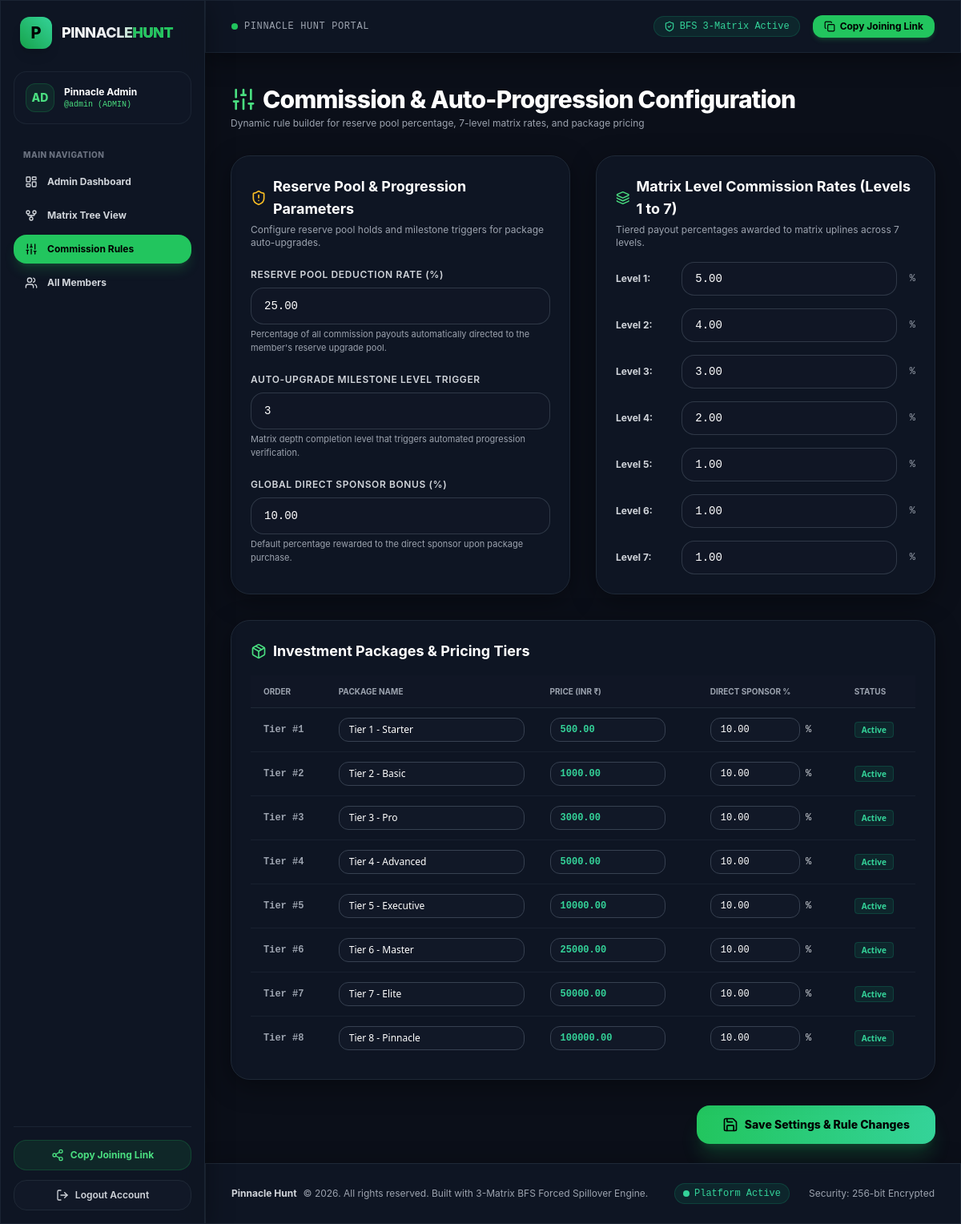
Page /index.php?page=admin_settings (signed in) on the earlier database version.
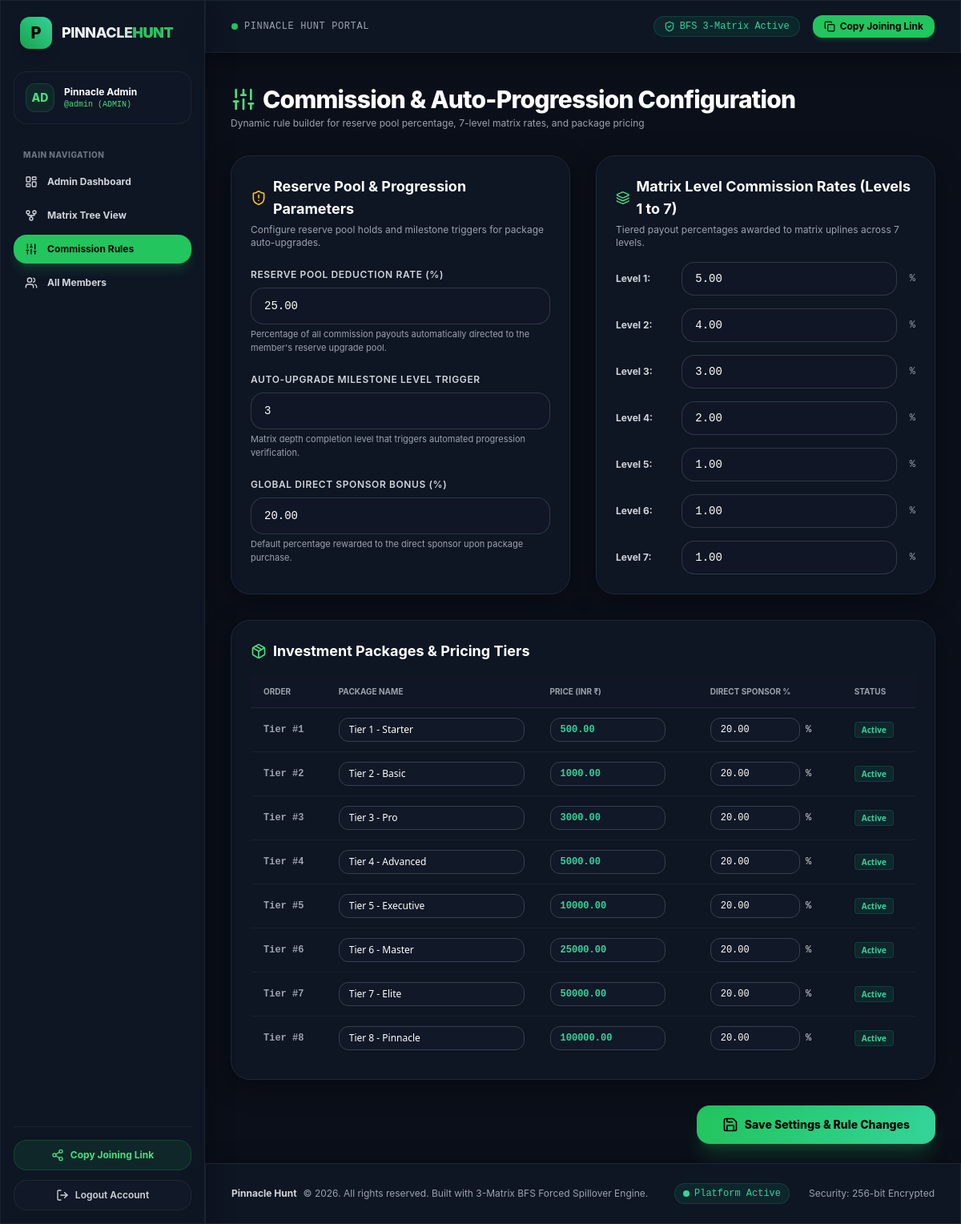
Same page on the later database version.
### tables this page shows
CREATE TABLE `users` (
    `id` INT AUTO_INCREMENT PRIMARY KEY,
    `username` VARCHAR(50) NOT NULL UNIQUE,
    `email` VARCHAR(100) NOT NULL UNIQUE,
    `password` VARCHAR(255) NOT NULL,
    `full_name` VARCHAR(100) NOT NULL,
    `phone` VARCHAR(20) DEFAULT NULL,
    `role` ENUM('admin', 'user') NOT NULL DEFAULT 'user',
    `sponsor_id` INT DEFAULT NULL,
    `wallet_balance` DECIMAL(15,2) NOT NULL DEFAULT 0.00,
    `reserve_balance` DECIMAL(15,2) NOT NULL DEFAULT 0.00,
    `status` ENUM('active', 'suspended') NOT NULL DEFAULT 'active',
    `created_at` DATETIME NOT NULL DEFAULT CURRENT_TIMESTAMP,
    FOREIGN KEY (`sponsor_id`) REFERENCES `users`(`id`) ON DELETE SET NULL
);

CREATE TABLE `packages` (
    `id` INT AUTO_INCREMENT PRIMARY KEY,
    `name` VARCHAR(100) NOT NULL,
    `price` DECIMAL(15,2) NOT NULL,
    `direct_commission_percent` DECIMAL(5,2) NOT NULL DEFAULT 20.00,
    `sort_order` INT NOT NULL DEFAULT 1,
    `status` ENUM('active', 'inactive') NOT NULL DEFAULT 'active',
    `created_at` DATETIME NOT NULL DEFAULT CURRENT_TIMESTAMP
);

### src/Controllers/AdminController.php (called while the page is built, shortened)
<?php
require_once __DIR__ . '/../../config/app.php';
require_once __DIR__ . '/../Models/Package.php';
require_once __DIR__ . '/../Models/Settings.php';
class AdminController {
    private Package $packageModel;
    public function __construct() {
        requireAuth('admin');
        $this->packageModel = new Package();
    }
    public function settings() {
        $packages = $this->packageModel->getAll();
        require_once __DIR__ . '/../../views/admin/settings.php';
    }
}

### config/app.php (called while the page is built, shortened)
<?php
require_once __DIR__ . '/database.php';
function isLoggedIn(): bool {
    return isset($_SESSION['user_id']);
}
function currentUser(): ?array {
    static $user = null;
    if ($user === null) {
        try {
            $db = Database::getConnection();
            $stmt = $db->prepare("SELECT id, username, email, full_name, phone, role, sponsor_id, wallet_balance, reserve_balance, status, created_at FROM users WHERE id = ?");
            $stmt->execute([$_SESSION['user_id']]);
            $user = $stmt->fetch();
        } catch (Exception $e) {
            $user = null;
        }
    }
    return $user ?: null;
}
function requireAuth(?string $requiredRole = null) {
    if ($requiredRole !== null) {
        $user = currentUser();
    }
}

### config/database.php (called while the page is built)
<?php
class Database {
    private static ?PDO $instance = null;
    public static function getConnection(): PDO {
        if (self::$instance === null) {
            $host = getenv('DB_HOST') ?: '127.0.0.1';
            $port = getenv('DB_PORT') ?: '3306';
            $dbname = getenv('DB_NAME') ?: 'pinnacle_hunt';
            $username = getenv('DB_USER') ?: 'pinnacle_user';
            $password = getenv('DB_PASS') ?: 'Pinnacle@2026';
            $dsn = "mysql:host={$host};port={$port};dbname={$dbname};charset=utf8mb4";
            $options = [
                PDO::ATTR_ERRMODE => PDO::ERRMODE_EXCEPTION,
                PDO::ATTR_DEFAULT_FETCH_MODE => PDO::FETCH_ASSOC,
                PDO::ATTR_EMULATE_PREPARES => false,
            ];
            try {
                self::$instance = new PDO($dsn, $username, $password, $options);
            } catch (PDOException $e) {
                http_response_code(500);
                echo "<!DOCTYPE html><html lang='en'><head><meta charset='UTF-8'><title>Database Connection Error - Pinnacle Hunt</title>";
                echo "<script src='https://cdn.tailwindcss.com'></script></head>";
                echo "<body class='bg-slate-950 text-white min-h-screen flex items-center justify-center p-6'>";
                echo "<div class='max-w-md w-full bg-slate-900 border border-slate-800 rounded-3xl p-8 text-center shadow-2xl'>";
                echo "<div class='w-16 h-16 bg-red-500/10 text-red-400 rounded-2xl flex items-center justify-center mx-auto mb-4 text-2xl font-bold'>!</div>";
                echo "<h1 class='text-2xl font-bold mb-2'>Database Connection Issue</h1>";
                echo "<p class='text-xs text-slate-400 mb-6'>Could not connect to MySQL database server using configured credentials.</p>";
                echo "<div class='p-4 bg-slate-950 rounded-2xl border border-slate-800 text-left text-xs font-mono text-red-300 mb-6 overflow-x-auto'>";
                echo htmlspecialchars($e->getMessage());
                echo "</div>";
                echo "<div class='text-xs text-slate-400 text-left space-y-2 mb-6'>";
                echo "<p class='font-bold text-slate-200'>Troubleshooting Steps:</p>";
                echo "<ul class='list-disc list-inside space-y-1'>";
                echo "<li>Ensure MariaDB/MySQL service is running.</li>";
                echo "<li>Verify database <code class='text-emerald-400'>pinnacle_hunt</code> exists and schema is imported from <code class='text-emerald-400'>database/schema.sql</code>.</li>";
                echo "<li>Set environment variables <code class='text-emerald-400'>DB_HOST, DB_USER, DB_PASS, DB_NAME</code> or update <code class='text-emerald-400'>config/database.php</code>.</li>";
                echo "</ul></div>";
                echo "</div></body></html>";
                exit();
            }
        }
        return self::$instance;
    }
}

### src/Models/Package.php (called while the page is built, shortened)
<?php
require_once __DIR__ . '/../../config/database.php';
class Package {
    private PDO $db;
    public function __construct() {
        $this->db = Database::getConnection();
    }
    public function getAll(): array {
        $stmt = $this->db->query("SELECT * FROM packages ORDER BY sort_order ASC, price ASC");
        return $stmt->fetchAll();
    }
}

### views/admin/settings.php (the view, shortened to what the rows shown need)
<?php require_once __DIR__ . '/../layout/header.php'; ?>
<div class="flex flex-col md:flex-row md:items-center justify-between gap-4 mb-8">
    <div>
        <h1 class="text-3xl font-extrabold text-white tracking-tight flex items-center gap-2">
            <i data-lucide="sliders" class="w-8 h-8 text-brand-400"></i> Commission & Auto-Progression Configuration
        </h1>
    </div>
</div>
<form action="index.php?action=update_settings" method="POST">
    <div class="glass-card rounded-3xl p-6 mb-8 border border-gray-800">
        <div class="overflow-x-auto">
            <table class="w-full text-left text-xs text-gray-300">
                <thead class="bg-gray-900/60 uppercase text-[10px] text-gray-400 font-semibold border-b border-gray-800">
                    <tr>
                        <th class="px-4 py-3">Order</th>
                        <th class="px-4 py-3">Package Name</th>
                        <th class="px-4 py-3">Price (INR ₹)</th>
                        <th class="px-4 py-3">Direct Sponsor %</th>
                        <th class="px-4 py-3">Status</th>
                    </tr>
                </thead>
                <tbody class="divide-y divide-gray-800/60 font-mono">
                    <?php foreach ($packages as $pkg): ?>
                        <tr class="hover:bg-gray-800/30 transition">
                            <td class="px-4 py-3 font-bold text-gray-400">Tier #<?= $pkg['sort_order'] ?></td>
                            <td class="px-4 py-3">
                                <input type="text" name="packages[<?= $pkg['id'] ?>][name]" value="<?= htmlspecialchars($pkg['name']) ?>" required class="px-3 py-1.5 bg-gray-900 border border-gray-700 rounded-xl text-white font-sans text-xs w-full max-w-xs focus:outline-none focus:border-brand-500">
                            </td>
                            <td class="px-4 py-3">
                                <input type="number" step="0.01" name="packages[<?= $pkg['id'] ?>][price]" value="<?= $pkg['price'] ?>" required class="px-3 py-1.5 bg-gray-900 border border-gray-700 rounded-xl text-emerald-400 font-bold text-xs w-36 focus:outline-none focus:border-brand-500">
                            </td>
                            <td class="px-4 py-3">
                                <input type="number" step="0.01" name="packages[<?= $pkg['id'] ?>][direct_commission_percent]" value="<?= $pkg['direct_commission_percent'] ?>" required class="px-3 py-1.5 bg-gray-900 border border-gray-700 rounded-xl text-white text-xs w-28 focus:outline-none focus:border-brand-500"> %
                            </td>
                            <td class="px-4 py-3 font-sans">
                                <span class="px-2 py-0.5 rounded text-[10px] font-bold bg-emerald-500/10 text-emerald-400 border border-emerald-500/20">Active</span>
                            </td>
                        </tr>
                    <?php endforeach; ?>
                </tbody>
            </table>
        </div>
    </div>
</form>
<?php require_once __DIR__ . '/../layout/footer.php'; ?>

### views/layout/header.php (shortened to what the rows shown need)
<!DOCTYPE html>
<html lang="en" class="dark">
<head>
    <script src="https://cdn.tailwindcss.com"></script>
</head>
<body class="min-h-screen flex flex-col antialiased selection:bg-brand-500 selection:text-black">
<?php if (isLoggedIn()): $user = currentUser(); ?>
<aside class="w-64 fixed inset-y-0 left-0 z-40 glass-card border-r border-gray-800/80 hidden md:flex flex-col justify-between p-4">
    <div class="space-y-6">
        <a href="index.php" class="flex items-center gap-3 px-2 py-1 group">
            <div class="w-10 h-10 rounded-xl bg-gradient-to-tr from-brand-600 to-emerald-400 flex items-center justify-center font-extrabold text-black text-xl shadow-lg group-hover:scale-105 transition-transform">
                P
            </div>
            <span class="font-extrabold text-lg tracking-tight bg-clip-text text-transparent bg-gradient-to-r from-white via-gray-200 to-brand-400">
                PINNACLE<span class="text-brand-500">HUNT</span>
            </span>
        </a>
        <div class="p-3.5 rounded-2xl bg-gray-900/80 border border-gray-800/80 flex items-center gap-3">
            <div class="w-9 h-9 rounded-xl bg-brand-500/10 border border-brand-500/20 text-brand-400 flex items-center justify-center font-extrabold text-sm">
                <?= strtoupper(substr($user['username'] ?? 'U', 0, 2)) ?>
            </div>
            <div class="flex-1 min-w-0">
                <div class="text-xs font-bold text-white truncate"><?= htmlspecialchars($user['full_name'] ?? '') ?></div>
                <div class="text-[10px] text-brand-400 font-mono truncate">@<?= htmlspecialchars($user['username'] ?? '') ?> (<?= strtoupper($user['role'] ?? 'USER') ?>)</div>
            </div>
        </div>
        <nav class="space-y-1.5">
            <span class="px-3 text-[10px] font-extrabold text-gray-500 uppercase tracking-wider">Main Navigation</span>
            <?php if ($user && $user['role'] === 'admin'): ?>
                <a href="index.php?page=admin_dashboard" class="flex items-center gap-3 px-3.5 py-2.5 rounded-2xl text-xs font-bold transition hover:bg-gray-800/80 hover:text-white <?= ($_GET['page'] ?? '') === 'admin_dashboard' ? 'bg-brand-500 text-black shadow-lg shadow-brand-500/20' : 'text-gray-300' ?>">
                    <i data-lucide="layout-dashboard" class="w-4 h-4"></i> Admin Dashboard
                </a>
                <a href="index.php?page=admin_matrix_tree" class="flex items-center gap-3 px-3.5 py-2.5 rounded-2xl text-xs font-bold transition hover:bg-gray-800/80 hover:text-white <?= ($_GET['page'] ?? '') === 'admin_matrix_tree' ? 'bg-brand-500 text-black shadow-lg shadow-brand-500/20' : 'text-gray-300' ?>">
                    <i data-lucide="git-fork" class="w-4 h-4"></i> Matrix Tree View
                </a>
                <a href="index.php?page=admin_settings" class="flex items-center gap-3 px-3.5 py-2.5 rounded-2xl text-xs font-bold transition hover:bg-gray-800/80 hover:text-white <?= ($_GET['page'] ?? '') === 'admin_settings' ? 'bg-brand-500 text-black shadow-lg shadow-brand-500/20' : 'text-gray-300' ?>">
                    <i data-lucide="sliders" class="w-4 h-4"></i> Commission Rules
                </a>
                <a href="index.php?page=admin_members" class="flex items-center gap-3 px-3.5 py-2.5 rounded-2xl text-xs font-bold transition hover:bg-gray-800/80 hover:text-white <?= ($_GET['page'] ?? '') === 'admin_members' ? 'bg-brand-500 text-black shadow-lg shadow-brand-500/20' : 'text-gray-300' ?>">
                    <i data-lucide="users" class="w-4 h-4"></i> All Members
                </a>
            <?php endif; ?>
        </nav>
    </div>
    <div class="space-y-3 pt-4 border-t border-gray-800/80">
        <?php
            $protocol = isset($_SERVER['HTTPS']) && $_SERVER['HTTPS'] === 'on' ? "https" : "http";
            $host = $_SERVER['HTTP_HOST'] ?? 'localhost:8000';
            $asideRefUrl = "{$protocol}://{$host}/index.php?page=register&ref=" . urlencode($user['username'] ?? '');
        ?>
        <button id="asideShareBtn" onclick="copyToClipboard('<?= htmlspecialchars($asideRefUrl) ?>', 'asideShareBtn')" class="w-full py-2.5 px-3 rounded-2xl text-xs font-bold bg-brand-500/10 hover:bg-brand-500/20 text-brand-400 border border-brand-500/20 transition flex items-center justify-center gap-2">
            <i data-lucide="share-2" class="w-4 h-4"></i> Copy Joining Link
        </button>
        <a href="index.php?action=logout" class="w-full py-2.5 px-3 rounded-2xl text-xs font-semibold bg-gray-900 hover:bg-red-500/20 text-gray-300 hover:text-red-400 border border-gray-800 hover:border-red-500/30 transition flex items-center justify-center gap-2">
            <i data-lucide="log-out" class="w-4 h-4"></i> Logout Account
        </a>
    </div>
</aside>
<div class="md:ml-64 min-h-screen flex flex-col flex-1">
    <header class="sticky top-0 z-30 glass-card border-b border-gray-800/80">
        <div class="max-w-7xl mx-auto px-4 sm:px-6 lg:px-8">
            <div class="flex items-center justify-between h-16">
                <div class="flex items-center gap-3">
                    <div class="flex items-center gap-2">
                        <span class="w-2 h-2 rounded-full bg-brand-500 animate-pulse"></span>
                        <span class="text-xs font-mono text-gray-400 uppercase tracking-wider">Pinnacle Hunt Portal</span>
                    </div>
                </div>
                <div class="flex items-center gap-4">
                    <span class="hidden sm:inline-flex items-center gap-1.5 px-3 py-1 rounded-full bg-emerald-500/10 text-emerald-400 font-mono text-xs border border-emerald-500/20">
                        <i data-lucide="shield-check" class="w-3.5 h-3.5"></i> BFS 3-Matrix Active
                    </span>
                    <button id="topNavShareBtn" onclick="copyToClipboard('<?= htmlspecialchars($asideRefUrl) ?>', 'topNavShareBtn')" class="px-3.5 py-1.5 rounded-xl text-xs font-bold bg-brand-500 hover:bg-brand-600 text-black shadow-md shadow-brand-500/20 transition flex items-center gap-1.5">
                        <i data-lucide="copy" class="w-3.5 h-3.5"></i> Copy Joining Link
                    </button>
                </div>
            </div>
        </div>
    </header>
<?php endif; ?>
<main class="flex-1 max-w-7xl w-full mx-auto px-4 sm:px-6 lg:px-8 py-6">

Differences in the rows shown:
changed packages "Tier 1 - Starter": direct_commission_percent "10.00" → "20.00"
changed packages "Tier 2 - Basic": direct_commission_percent "10.00" → "20.00"
changed packages "Tier 3 - Pro": direct_commission_percent "10.00" → "20.00"
changed packages "Tier 4 - Advanced": direct_commission_percent "10.00" → "20.00"
changed packages "Tier 5 - Executive": direct_commission_percent "10.00" → "20.00"
changed packages "Tier 6 - Master": direct_commission_percent "10.00" → "20.00"
changed packages "Tier 7 - Elite": direct_commission_percent "10.00" → "20.00"
changed packages "Tier 8 - Pinnacle": direct_commission_percent "10.00" → "20.00"
Other differences:
form field direct_sponsor_commission_percent: "10.00" → "20.00"
